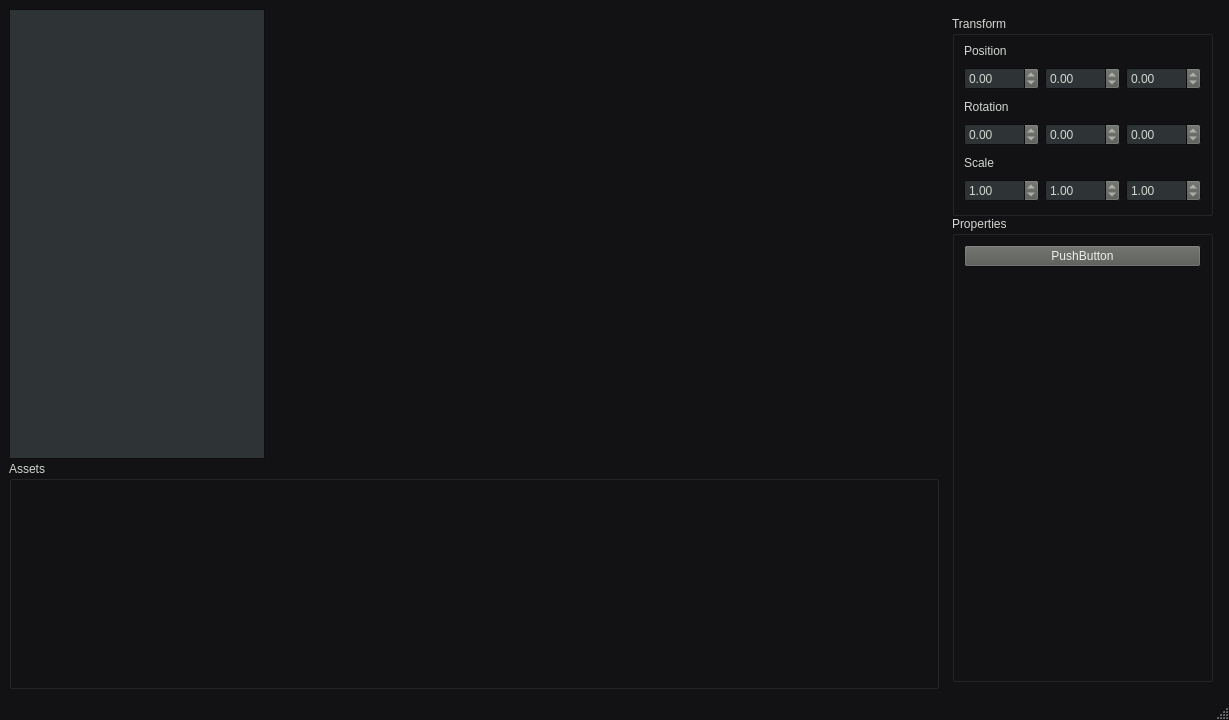
<?xml version="1.0" encoding="UTF-8"?>
<ui version="4.0">
 <class>MainWindow</class>
 <widget class="QMainWindow" name="MainWindow">
  <property name="geometry">
   <rect>
    <x>0</x>
    <y>0</y>
    <width>1229</width>
    <height>720</height>
   </rect>
  </property>
  <property name="palette">
   <palette>
    <active>
     <colorrole role="WindowText">
      <brush brushstyle="SolidPattern">
       <color alpha="255">
        <red>211</red>
        <green>215</green>
        <blue>207</blue>
       </color>
      </brush>
     </colorrole>
     <colorrole role="Button">
      <brush brushstyle="SolidPattern">
       <color alpha="255">
        <red>85</red>
        <green>87</green>
        <blue>83</blue>
       </color>
      </brush>
     </colorrole>
     <colorrole role="Text">
      <brush brushstyle="SolidPattern">
       <color alpha="255">
        <red>211</red>
        <green>215</green>
        <blue>207</blue>
       </color>
      </brush>
     </colorrole>
     <colorrole role="ButtonText">
      <brush brushstyle="SolidPattern">
       <color alpha="255">
        <red>238</red>
        <green>238</green>
        <blue>236</blue>
       </color>
      </brush>
     </colorrole>
     <colorrole role="Base">
      <brush brushstyle="SolidPattern">
       <color alpha="255">
        <red>46</red>
        <green>52</green>
        <blue>54</blue>
       </color>
      </brush>
     </colorrole>
     <colorrole role="Window">
      <brush brushstyle="SolidPattern">
       <color alpha="255">
        <red>18</red>
        <green>18</green>
        <blue>21</blue>
       </color>
      </brush>
     </colorrole>
     <colorrole role="PlaceholderText">
      <brush brushstyle="SolidPattern">
       <color alpha="128">
        <red>211</red>
        <green>215</green>
        <blue>207</blue>
       </color>
      </brush>
     </colorrole>
    </active>
    <inactive>
     <colorrole role="WindowText">
      <brush brushstyle="SolidPattern">
       <color alpha="255">
        <red>211</red>
        <green>215</green>
        <blue>207</blue>
       </color>
      </brush>
     </colorrole>
     <colorrole role="Button">
      <brush brushstyle="SolidPattern">
       <color alpha="255">
        <red>85</red>
        <green>87</green>
        <blue>83</blue>
       </color>
      </brush>
     </colorrole>
     <colorrole role="Text">
      <brush brushstyle="SolidPattern">
       <color alpha="255">
        <red>211</red>
        <green>215</green>
        <blue>207</blue>
       </color>
      </brush>
     </colorrole>
     <colorrole role="ButtonText">
      <brush brushstyle="SolidPattern">
       <color alpha="255">
        <red>238</red>
        <green>238</green>
        <blue>236</blue>
       </color>
      </brush>
     </colorrole>
     <colorrole role="Base">
      <brush brushstyle="SolidPattern">
       <color alpha="255">
        <red>46</red>
        <green>52</green>
        <blue>54</blue>
       </color>
      </brush>
     </colorrole>
     <colorrole role="Window">
      <brush brushstyle="SolidPattern">
       <color alpha="255">
        <red>18</red>
        <green>18</green>
        <blue>21</blue>
       </color>
      </brush>
     </colorrole>
     <colorrole role="PlaceholderText">
      <brush brushstyle="SolidPattern">
       <color alpha="128">
        <red>211</red>
        <green>215</green>
        <blue>207</blue>
       </color>
      </brush>
     </colorrole>
    </inactive>
    <disabled>
     <colorrole role="WindowText">
      <brush brushstyle="SolidPattern">
       <color alpha="255">
        <red>190</red>
        <green>190</green>
        <blue>190</blue>
       </color>
      </brush>
     </colorrole>
     <colorrole role="Button">
      <brush brushstyle="SolidPattern">
       <color alpha="255">
        <red>85</red>
        <green>87</green>
        <blue>83</blue>
       </color>
      </brush>
     </colorrole>
     <colorrole role="Text">
      <brush brushstyle="SolidPattern">
       <color alpha="255">
        <red>190</red>
        <green>190</green>
        <blue>190</blue>
       </color>
      </brush>
     </colorrole>
     <colorrole role="ButtonText">
      <brush brushstyle="SolidPattern">
       <color alpha="255">
        <red>190</red>
        <green>190</green>
        <blue>190</blue>
       </color>
      </brush>
     </colorrole>
     <colorrole role="Base">
      <brush brushstyle="SolidPattern">
       <color alpha="255">
        <red>18</red>
        <green>18</green>
        <blue>21</blue>
       </color>
      </brush>
     </colorrole>
     <colorrole role="Window">
      <brush brushstyle="SolidPattern">
       <color alpha="255">
        <red>18</red>
        <green>18</green>
        <blue>21</blue>
       </color>
      </brush>
     </colorrole>
     <colorrole role="PlaceholderText">
      <brush brushstyle="SolidPattern">
       <color alpha="128">
        <red>0</red>
        <green>0</green>
        <blue>0</blue>
       </color>
      </brush>
     </colorrole>
    </disabled>
   </palette>
  </property>
  <property name="windowTitle">
   <string>MainWindow</string>
  </property>
  <widget class="QWidget" name="MainGrid">
   <property name="sizePolicy">
    <sizepolicy hsizetype="MinimumExpanding" vsizetype="MinimumExpanding">
     <horstretch>0</horstretch>
     <verstretch>0</verstretch>
    </sizepolicy>
   </property>
   <property name="minimumSize">
    <size>
     <width>0</width>
     <height>0</height>
    </size>
   </property>
   <layout class="QGridLayout" name="mainGridLayout">
    <property name="verticalSpacing">
     <number>2</number>
    </property>
    <item row="1" column="0" colspan="2">
     <widget class="QGroupBox" name="AssetsBox">
      <property name="sizePolicy">
       <sizepolicy hsizetype="Preferred" vsizetype="Preferred">
        <horstretch>0</horstretch>
        <verstretch>0</verstretch>
       </sizepolicy>
      </property>
      <property name="minimumSize">
       <size>
        <width>0</width>
        <height>200</height>
       </size>
      </property>
      <property name="title">
       <string>Assets</string>
      </property>
     </widget>
    </item>
    <item row="0" column="0">
     <widget class="QListWidget" name="SceneList">
      <property name="sizePolicy">
       <sizepolicy hsizetype="Preferred" vsizetype="Preferred">
        <horstretch>0</horstretch>
        <verstretch>0</verstretch>
       </sizepolicy>
      </property>
      <property name="minimumSize">
       <size>
        <width>50</width>
        <height>10</height>
       </size>
      </property>
      <property name="maximumSize">
       <size>
        <width>9999999</width>
        <height>9999999</height>
       </size>
      </property>
      <property name="sortingEnabled">
       <bool>false</bool>
      </property>
     </widget>
    </item>
    <item row="0" column="2" rowspan="2" colspan="3">
     <layout class="QVBoxLayout" name="verticalLayout" stretch="0,0">
      <property name="sizeConstraint">
       <enum>QLayout::SetMinimumSize</enum>
      </property>
      <property name="leftMargin">
       <number>7</number>
      </property>
      <property name="topMargin">
       <number>7</number>
      </property>
      <property name="rightMargin">
       <number>7</number>
      </property>
      <property name="bottomMargin">
       <number>7</number>
      </property>
      <item>
       <widget class="QGroupBox" name="groupBox">
        <property name="sizePolicy">
         <sizepolicy hsizetype="Preferred" vsizetype="Preferred">
          <horstretch>0</horstretch>
          <verstretch>0</verstretch>
         </sizepolicy>
        </property>
        <property name="minimumSize">
         <size>
          <width>200</width>
          <height>200</height>
         </size>
        </property>
        <property name="maximumSize">
         <size>
          <width>16777215</width>
          <height>600</height>
         </size>
        </property>
        <property name="title">
         <string>Transform</string>
        </property>
        <property name="alignment">
         <set>Qt::AlignLeading|Qt::AlignLeft|Qt::AlignTop</set>
        </property>
        <property name="flat">
         <bool>false</bool>
        </property>
        <property name="checkable">
         <bool>false</bool>
        </property>
        <layout class="QGridLayout" name="gridLayout">
         <property name="topMargin">
          <number>5</number>
         </property>
         <property name="bottomMargin">
          <number>5</number>
         </property>
         <item row="4" column="1">
          <widget class="QDoubleSpinBox" name="m_rotX">
           <property name="frame">
            <bool>true</bool>
           </property>
           <property name="showGroupSeparator" stdset="0">
            <bool>false</bool>
           </property>
           <property name="minimum">
            <double>-360.000000000000000</double>
           </property>
           <property name="maximum">
            <double>360.000000000000000</double>
           </property>
          </widget>
         </item>
         <item row="2" column="2">
          <spacer name="verticalSpacer">
           <property name="orientation">
            <enum>Qt::Vertical</enum>
           </property>
           <property name="sizeType">
            <enum>QSizePolicy::Maximum</enum>
           </property>
           <property name="sizeHint" stdset="0">
            <size>
             <width>5</width>
             <height>1</height>
            </size>
           </property>
          </spacer>
         </item>
         <item row="4" column="2">
          <widget class="QDoubleSpinBox" name="m_rotY">
           <property name="minimum">
            <double>-360.000000000000000</double>
           </property>
           <property name="maximum">
            <double>360.000000000000000</double>
           </property>
          </widget>
         </item>
         <item row="7" column="1">
          <widget class="QDoubleSpinBox" name="m_scaleX">
           <property name="minimum">
            <double>-1000.000000000000000</double>
           </property>
           <property name="maximum">
            <double>1000.000000000000000</double>
           </property>
           <property name="singleStep">
            <double>0.100000000000000</double>
           </property>
           <property name="value">
            <double>1.000000000000000</double>
           </property>
          </widget>
         </item>
         <item row="5" column="2">
          <spacer name="verticalSpacer_3">
           <property name="orientation">
            <enum>Qt::Vertical</enum>
           </property>
           <property name="sizeType">
            <enum>QSizePolicy::Maximum</enum>
           </property>
           <property name="sizeHint" stdset="0">
            <size>
             <width>20</width>
             <height>1</height>
            </size>
           </property>
          </spacer>
         </item>
         <item row="1" column="3">
          <widget class="QDoubleSpinBox" name="m_posZ">
           <property name="minimum">
            <double>-1000.000000000000000</double>
           </property>
           <property name="maximum">
            <double>1000.000000000000000</double>
           </property>
           <property name="singleStep">
            <double>0.100000000000000</double>
           </property>
          </widget>
         </item>
         <item row="3" column="1">
          <widget class="QLabel" name="label_2">
           <property name="maximumSize">
            <size>
             <width>16777215</width>
             <height>20</height>
            </size>
           </property>
           <property name="text">
            <string>Rotation</string>
           </property>
          </widget>
         </item>
         <item row="1" column="1">
          <widget class="QDoubleSpinBox" name="m_posX">
           <property name="minimum">
            <double>-1000.000000000000000</double>
           </property>
           <property name="maximum">
            <double>1000.000000000000000</double>
           </property>
           <property name="singleStep">
            <double>0.100000000000000</double>
           </property>
          </widget>
         </item>
         <item row="7" column="3">
          <widget class="QDoubleSpinBox" name="m_scaleZ">
           <property name="minimum">
            <double>-1000.000000000000000</double>
           </property>
           <property name="maximum">
            <double>1000.000000000000000</double>
           </property>
           <property name="singleStep">
            <double>0.100000000000000</double>
           </property>
           <property name="value">
            <double>1.000000000000000</double>
           </property>
          </widget>
         </item>
         <item row="7" column="2">
          <widget class="QDoubleSpinBox" name="m_scaleY">
           <property name="minimum">
            <double>-1000.000000000000000</double>
           </property>
           <property name="maximum">
            <double>1000.000000000000000</double>
           </property>
           <property name="singleStep">
            <double>0.100000000000000</double>
           </property>
           <property name="value">
            <double>1.000000000000000</double>
           </property>
          </widget>
         </item>
         <item row="0" column="1">
          <widget class="QLabel" name="label">
           <property name="sizePolicy">
            <sizepolicy hsizetype="Preferred" vsizetype="Minimum">
             <horstretch>0</horstretch>
             <verstretch>0</verstretch>
            </sizepolicy>
           </property>
           <property name="maximumSize">
            <size>
             <width>16777215</width>
             <height>20</height>
            </size>
           </property>
           <property name="text">
            <string>Position</string>
           </property>
          </widget>
         </item>
         <item row="1" column="2">
          <widget class="QDoubleSpinBox" name="m_posY">
           <property name="minimum">
            <double>-1000.000000000000000</double>
           </property>
           <property name="maximum">
            <double>1000.000000000000000</double>
           </property>
           <property name="singleStep">
            <double>0.100000000000000</double>
           </property>
          </widget>
         </item>
         <item row="6" column="1">
          <widget class="QLabel" name="label_3">
           <property name="maximumSize">
            <size>
             <width>16777215</width>
             <height>20</height>
            </size>
           </property>
           <property name="text">
            <string>Scale</string>
           </property>
          </widget>
         </item>
         <item row="4" column="3">
          <widget class="QDoubleSpinBox" name="m_rotZ">
           <property name="minimum">
            <double>-360.000000000000000</double>
           </property>
           <property name="maximum">
            <double>360.000000000000000</double>
           </property>
          </widget>
         </item>
        </layout>
       </widget>
      </item>
      <item>
       <widget class="QGroupBox" name="PropertiesBox">
        <property name="sizePolicy">
         <sizepolicy hsizetype="Expanding" vsizetype="Expanding">
          <horstretch>0</horstretch>
          <verstretch>0</verstretch>
         </sizepolicy>
        </property>
        <property name="minimumSize">
         <size>
          <width>250</width>
          <height>400</height>
         </size>
        </property>
        <property name="title">
         <string>Properties</string>
        </property>
        <layout class="QGridLayout" name="propertiesLayout">
         <item row="0" column="0">
          <widget class="QPushButton" name="pushButton">
           <property name="text">
            <string>PushButton</string>
           </property>
          </widget>
         </item>
         <item row="1" column="0">
          <spacer name="verticalSpacer_2">
           <property name="orientation">
            <enum>Qt::Vertical</enum>
           </property>
           <property name="sizeHint" stdset="0">
            <size>
             <width>20</width>
             <height>40</height>
            </size>
           </property>
          </spacer>
         </item>
        </layout>
       </widget>
      </item>
     </layout>
    </item>
    <item row="0" column="1">
     <spacer name="horizontalSpacer">
      <property name="orientation">
       <enum>Qt::Horizontal</enum>
      </property>
      <property name="sizeType">
       <enum>QSizePolicy::MinimumExpanding</enum>
      </property>
      <property name="sizeHint" stdset="0">
       <size>
        <width>650</width>
        <height>450</height>
       </size>
      </property>
     </spacer>
    </item>
   </layout>
  </widget>
  <widget class="QMenuBar" name="menubar">
   <property name="geometry">
    <rect>
     <x>0</x>
     <y>0</y>
     <width>1229</width>
     <height>25</height>
    </rect>
   </property>
  </widget>
  <widget class="QStatusBar" name="statusbar"/>
 </widget>
 <resources/>
 <connections/>
</ui>
